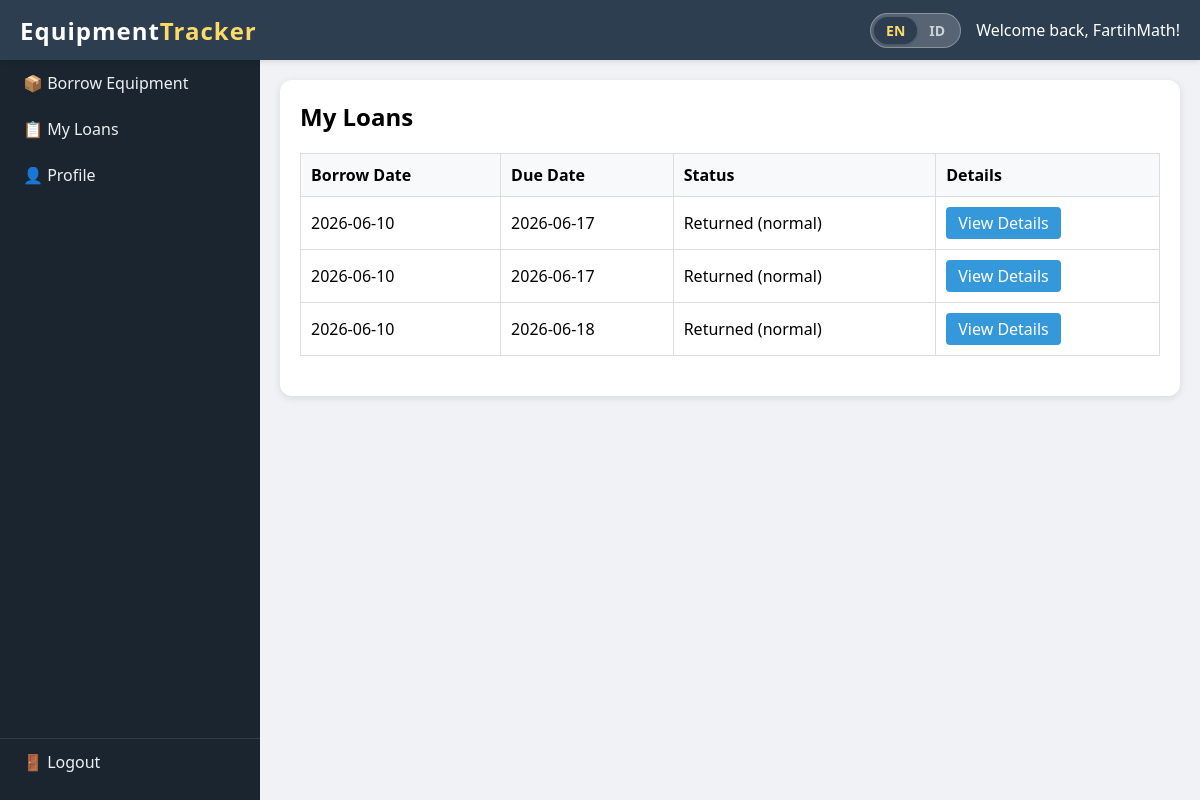
/customer/my_loans (signed in), run on the app's committed database.
### models.py (models this page shows)
class User(db.Model):
    id = db.Column(db.Integer, primary_key=True)
    username = db.Column(db.String(80), unique=True, nullable=False)
    password = db.Column(db.String(200), nullable=False)
    name = db.Column(db.String(100), nullable=False)
    role = db.Column(db.String(20), default='customer')  # 'customer' or 'admin'
    sessions = db.relationship('BorrowSession', backref='user', lazy=True)

class BorrowSession(db.Model):
    id = db.Column(db.Integer, primary_key=True)
    user_id = db.Column(db.Integer, db.ForeignKey('user.id'), nullable=False)
    borrow_date = db.Column(db.DateTime, default=datetime.now)
    due_date = db.Column(db.DateTime, nullable=False)
    return_date = db.Column(db.DateTime, nullable=True)
    return_status = db.Column(db.String(50), nullable=True)   # 'normal', 'missing', 'damaged'
    return_note = db.Column(db.Text, nullable=True)
    qr_token = db.Column(db.String(100), unique=True, nullable=False)
    items = db.relationship('BorrowItem', backref='session', lazy=True, cascade='all, delete-orphan')

### app.py (the view)
@app.route('/customer/my_loans')
def my_loans():
    if 'user_id' not in session or session.get('role') != 'customer':
        return redirect(url_for('login'))
    user = User.query.get(session['user_id'])
    sessions = BorrowSession.query.filter_by(user_id=user.id).order_by(BorrowSession.borrow_date.desc()).all()
    for sess in sessions:
        sess.is_late = (datetime.now() > sess.due_date and sess.return_date is None)
    return render_template('my_loans.html', sessions=sessions)

### app.py (called while the page is built)
@app.context_processor
def inject_utils():
    lang = session.get('lang', 'en')
    def _(text):
        return translations.get(text, {}).get(lang, text)
    return {'lang': lang, '_': _}

### templates/my_loans.html
{% extends "customer_dashboard.html" %}
{% block content %}
<div class="loans-card">
    <h2>{{ _('My Loans') }}</h2>
    <table class="loans-table">
        <thead>
            <tr>
                <th>{{ _('Borrow Date') }}</th>
                <th>{{ _('Due Date') }}</th>
                <th>{{ _('Status') }}</th>
                <th>{{ _('Details') }}</th>
            </tr>
        </thead>
        <tbody>
            {% for sess in sessions %}
            <tr>
                <td>{{ sess.borrow_date.strftime('%Y-%m-%d') }}</td>
                <td>{{ sess.due_date.strftime('%Y-%m-%d') }}</td>
                <td>
                    {% if sess.return_date %}
                        {{ _('Returned') }} ({{ _(sess.return_status) }})
                    {% else %}
                        {% if sess.is_late %}<span class="late-text">{{ _('LATE') }}</span>{% else %}{{ _('Active') }}{% endif %}
                    {% endif %}
                </td>
                <td>
                    <a href="{{ url_for('loan_details', session_id=sess.id) }}" class="details-btn">{{ _('View Details') }}</a>
                </td>
            </tr>
            {% endfor %}
        </tbody>
    </table>
</div>
{% endblock %}

### templates/customer_dashboard.html (shortened to what this page needs)
<!DOCTYPE html>
<html lang="en">
<head>
    <link rel="stylesheet" href="{{ url_for('static', filename='style.css') }}">
</head>
<body>
    <div class="top-nav">
        <div class="logo" onclick="window.location.href='{{ url_for('customer_dashboard') }}'">
            Equipment<span>Tracker</span>
        </div>
        <div class="user-info">
            <a href="{{ url_for('toggle_language') }}" class="lang-switch">
                <span class="lang-option {% if lang == 'en' %}lang-active{% else %}lang-inactive{% endif %}">EN</span>
                <span class="lang-option {% if lang == 'id' %}lang-active{% else %}lang-inactive{% endif %}">ID</span>
            </a>
            <span>{{ _('Welcome back') }}, {{ session.username }}!</span>
        </div>
    </div>
    <div class="sidebar" id="sidebar">
        <ul class="top-menu">
            <li><a href="{{ url_for('borrow_equipment') }}">📦 {{ _('Borrow Equipment') }}</a></li>
            <li><a href="{{ url_for('my_loans') }}">📋 {{ _('My Loans') }}</a></li>
            <li><a href="{{ url_for('profile') }}">👤 {{ _('Profile') }}</a></li>
        </ul>
        <ul class="bottom-menu">
            <li><a href="{{ url_for('logout') }}">🚪 {{ _('Logout') }}</a></li>
        </ul>
    </div>
    <div class="main-content" id="mainContent">
        {% block content %}{% endblock %}
    </div>
</body>
</html>

### static/style.css (style rules this page uses)
* { margin: 0; padding: 0; box-sizing: border-box; }
body { font-family: 'Segoe UI', Tahoma, Geneva, Verdana, sans-serif; background: #f0f2f5; overflow-x: hidden; }
.top-nav { background: #2c3e50; color: white; padding: 0 20px; height: 60px; display: flex; align-items: center; justify-content: space-between; position: fixed; top: 0; left: 0; right: 0; z-index: 1000; box-shadow: 0 2px 5px rgba(0,0,0,0.1); }
.logo { font-size: 1.5rem; font-weight: bold; letter-spacing: 1px; cursor: pointer; transition: opacity 0.2s; }
.logo span { color: #ffd966; }
.user-info { display: flex; align-items: center; gap: 15px; }
.sidebar { position: fixed; top: 60px; left: 0; width: 260px; height: calc(100% - 60px); background: #1a252f; transition: transform 0.3s ease; z-index: 999; display: flex; flex-direction: column; justify-content: space-between; }
.sidebar ul { list-style: none; }
.sidebar .top-menu { padding: 0; margin: 0; }
.sidebar li a { display: block; padding: 12px 20px; color: #ecf0f1; text-decoration: none; border-left: 3px solid transparent; transition: all 0.2s; }
.sidebar .bottom-menu { border-top: 1px solid rgba(255,255,255,0.1); padding: 0; margin-bottom: 15px; }
.main-content { margin-top: 60px; margin-left: 260px; padding: 20px; transition: margin-left 0.3s ease; min-height: calc(100vh - 60px); background: #f0f2f5; }
table { width: 100%; border-collapse: collapse; margin-bottom: 20px; }
th, td { border: 1px solid #ddd; padding: 10px; text-align: left; }
th { background: #f8f9fa; }
.loan-details-card, .loans-card { background: white; border-radius: 12px; padding: 20px; box-shadow: 0 2px 8px rgba(0,0,0,0.1); }
.loan-details-card h2, .loans-card h2 { margin-bottom: 20px; }
.details-btn { background: #3498db; color: white; text-decoration: none; padding: 5px 12px; border-radius: 4px; display: inline-block; }
.lang-switch { display: inline-flex; background: rgba(255, 255, 255, 0.2); border-radius: 40px; padding: 3px; border: 1px solid rgba(255, 255, 255, 0.3); cursor: pointer; text-decoration: none; transition: all 0.2s; }
.lang-option { padding: 4px 12px; font-size: 14px; font-weight: bold; border-radius: 30px; transition: 0.2s; color: white; }
.lang-active { background: #2c3e50; color: #ffd966; box-shadow: 0 1px 3px rgba(0,0,0,0.2); }
.lang-inactive { background: transparent; color: rgba(255, 255, 255, 0.7); }

### data on the page
User: username "FartihMath"
BorrowSession: borrow_date "2026-06-10", due_date "2026-06-17"
BorrowSession: borrow_date "2026-06-10", due_date "2026-06-17"
BorrowSession: borrow_date "2026-06-10", due_date "2026-06-18"
